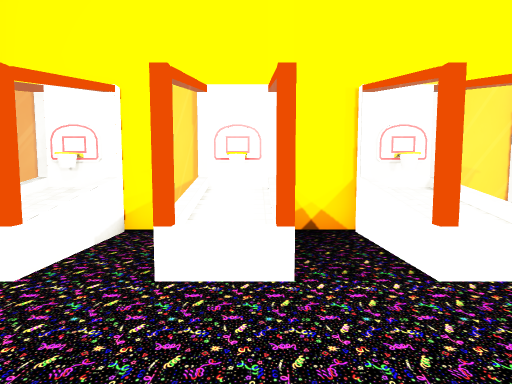
View 1 (above)

12 first-person views from a walk through a 3-D level made in the Unity game engine. The camera is 1.5 m above the floor, tilts 4° down and sees 85° across. The floor is counted in squares, 1 m on a side. Each view is taken from the middle of a square. On the plan, view 1 faces up. The plan holds only what a view shows up to about 14 squares ahead; the rest is blank. Some surface patterns are stand-ins.

View 2
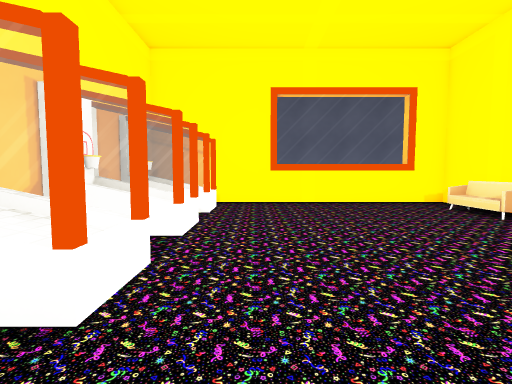

View 3
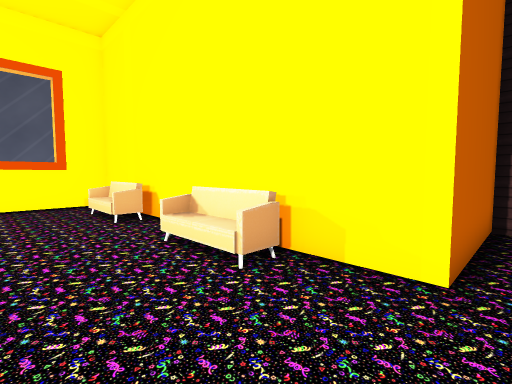

View 4
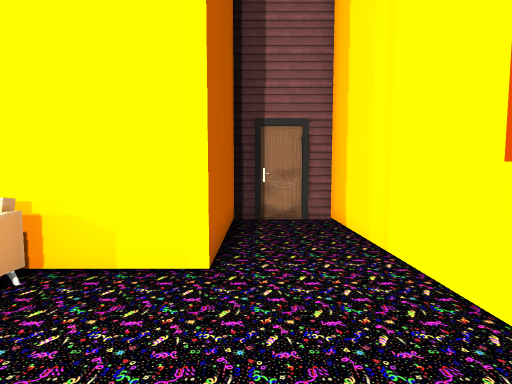

View 5
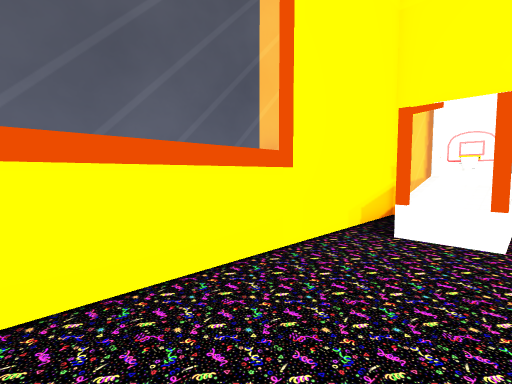

View 6
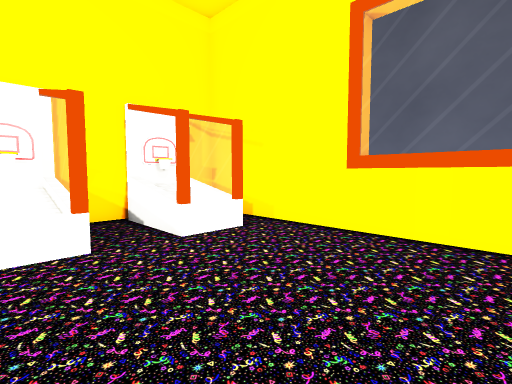

View 7
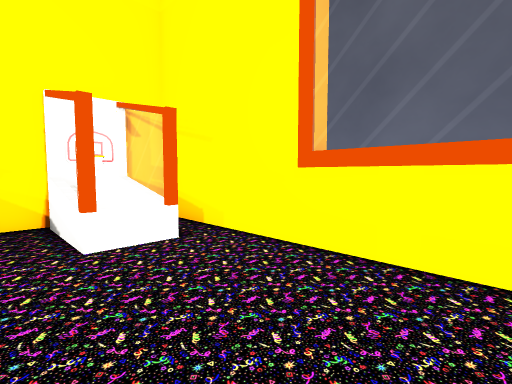

View 8
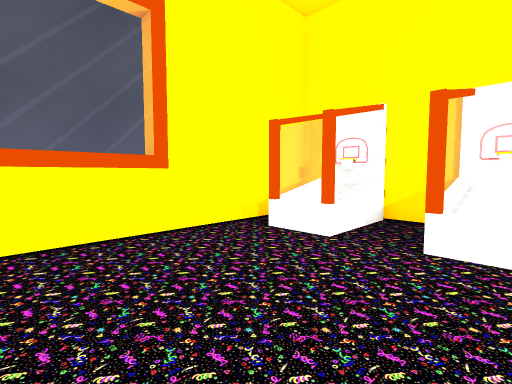

View 9
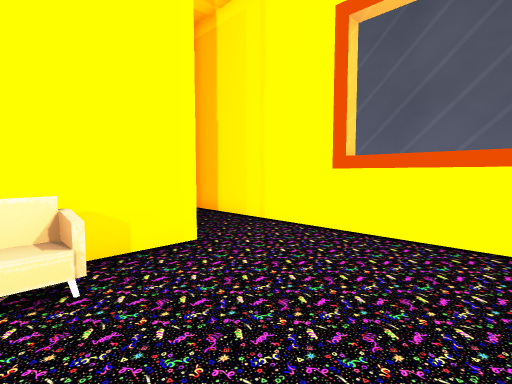

View 10
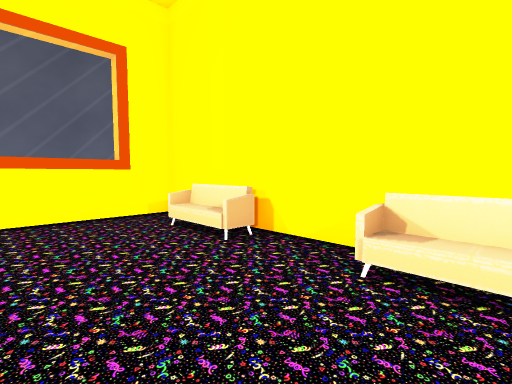

View 11
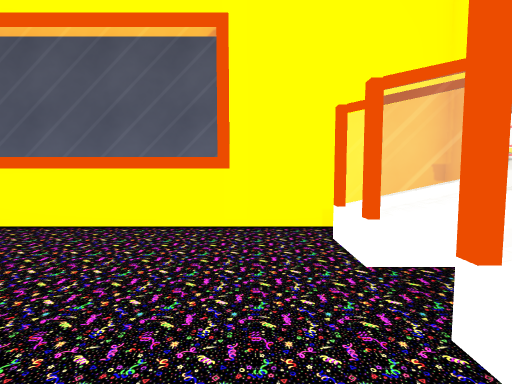

View 12
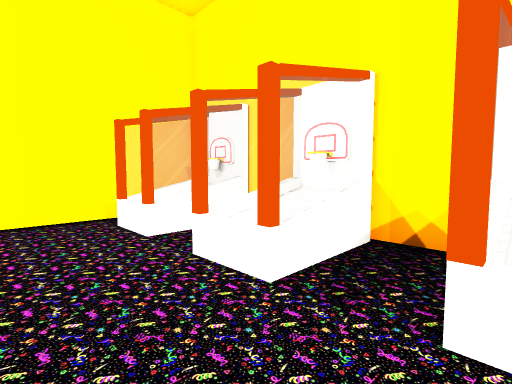

### Floor plan
Ten units are one square. View 1 is at (0, 0); x grows to the right and y downward. Boxes are objects, and circles mark ways between rooms. Rooms are numbered by the first view taken in them; rooms with no view inside come last. Other rooms are left out.
<svg viewBox="-69 -75 170 199">
<path fill="none" stroke="#000" d="M45 -37 25 -37 25 -56M5 -56 5 -37 -14 -37 -14 -45M82 -37 63 -37 63 -70 44 -70M-14 -70 -33 -70 -33 -37 -52 -37M-52 -70 -64 -70 -64 119 -56 119M-40 119 -33 119 -33 71 96 71 96 -70 82 -70M-55 119 -41 119M6 -67 -15 -67M25 -56 25 -70 5 -70 5 -56M-11 -67 -11 -36M45 -67 25 -67M42 -36 42 -67M82 -67 62 -67M80 -36 80 -68M-33 -67 -53 -67M-50 -67 -50 -37"/>
<rect x="-15" y="55" width="40" height="10" fill="#bbb"><title>other object</title></rect>
<rect x="45" y="55" width="30" height="10" fill="#bbb"><title>other object</title></rect>
<rect x="-5" y="-65" width="10" height="10" fill="#bbb"><title>other object</title></rect>
<rect x="25" y="-65" width="10" height="10" fill="#bbb"><title>other object</title></rect>
<rect x="65" y="-65" width="10" height="10" fill="#bbb"><title>other object</title></rect>
<rect x="-45" y="-65" width="10" height="10" fill="#bbb"><title>other object</title></rect>
<circle cx="15" cy="-45" r="3" fill="#2a7"/>
<text x="10" y="20">1</text>
<text x="10" y="-60">2</text>
<text x="70" y="-60">3</text>
<text x="-40" y="-60">4</text>
</svg>
Room 1 opens to room 2.

Where each view was taken, in squares from view 1:
view 1: 0 up, 0 right, facing up
view 2: 2 up, 4 left, facing right
view 3: 3 down, 4 left, facing down-right
view 4: 3 down, 4 left, facing down
view 5: 3 down, 3 left, facing up-left
view 6: 2 down, 3 right, facing up-right
view 7: 2 down, 5 right, facing up-right
view 8: 2 down, 0 right, facing up-left
view 9: 2 down, 0 right, facing down-left
view 10: 2 down, 0 right, facing down-right
view 11: 2 up, 1 right, facing left
view 12: 1 up, 3 right, facing up-left
